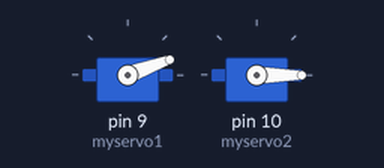
Recording of a sketch running on a simulated Arduino Uno, built with avr-gcc and run on an emulated ATmega328P. Parts: 2 × servo.

Above: at 0.05 s.
At 2.5 s:
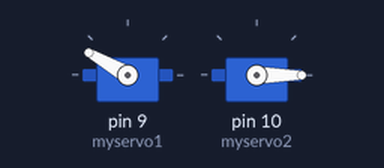
At 5.0 s:
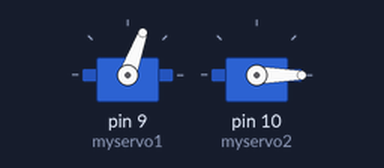
At 10.0 s:
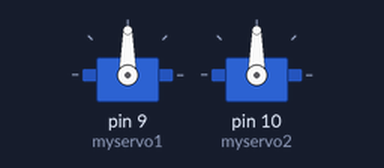
Timing chart, 0 to 13.0 s (numbered marks = the images above):
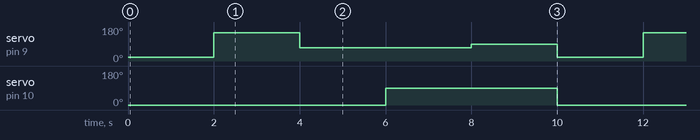

The sketch:

armtwomotor.ino
```cpp
#include <Servo.h>


Servo myservo1;  // create servo object to control a servo
Servo myservo2;
Servo myservo3;
Servo myservo4;
Servo myservo5;
Servo myservo6;// a maximum of eight servo objects can be created

int pos = 0;    // variable to store the servo position

void setup()
{
myservo1.attach(9);  //1
myservo2.attach(10);    //2
//myservo3.attach(6); //3
//myservo4.attach(11);
//myservo5.attach(10);
//myservo6.attach(9);


}


void loop()
{

   myservo1.write(20);
   myservo2.write(0);

    delay(1000);
    delay(1000);

   myservo1.write(150);
   myservo2.write(0);

    delay(1000);
    delay(1000);

   myservo1.write(70);
   myservo2.write(0);

   delay(1000);
    delay(1000);

   myservo1.write(70);
   myservo2.write(90);


    delay(1000);
    delay(1000);

   myservo1.write(90);
   myservo2.write(90);


    delay(1000);
    delay(1000);

   myservo1.write(90);
   myservo2.write(0);
}
```

Measured:
- by itself, servo on pin 9 (myservo1): repeats every 10.0 s: 70° 4.0 s, 90° 2.0 s, 20° 2.0 s, 150° 2.0 s
- by itself, servo on pin 10 (myservo2): alternates 90° for 4.0 s and 0° for 6.0 s
